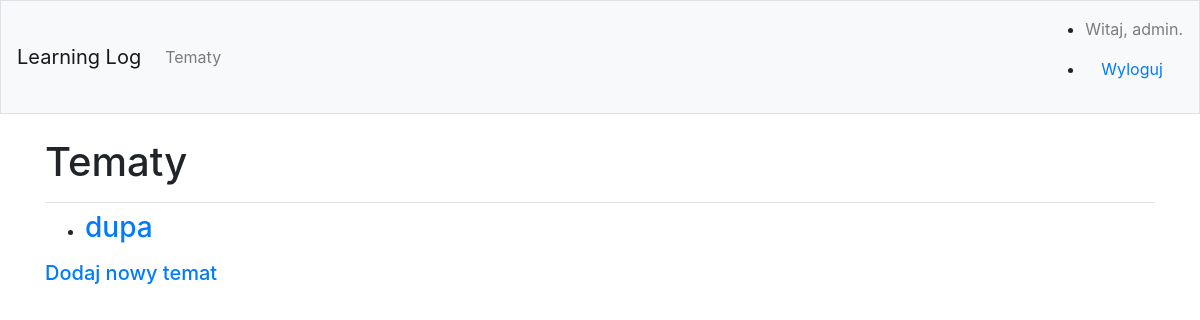
Page /topics/ (signed in) on the earlier database version.
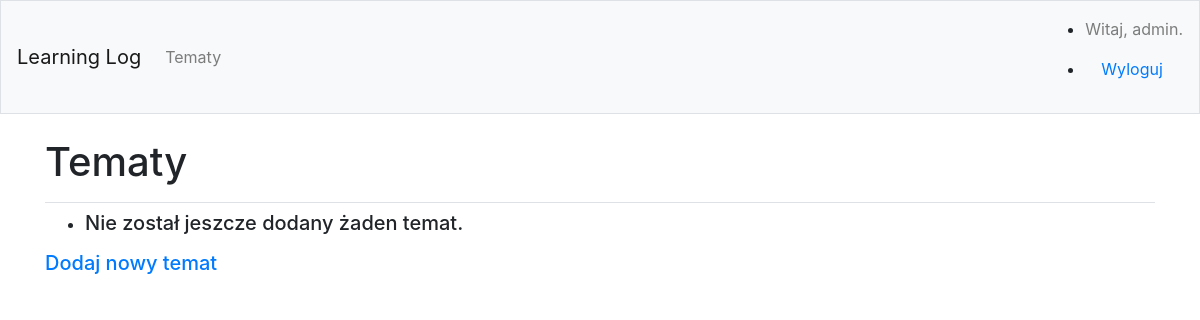
Same page on the later database version.
### learning_logs/models.py (models this page shows)
class Topic(models.Model):
    text = models.CharField(max_length=200)
    date_added = models.DateTimeField(auto_now_add=True)
    owner = models.ForeignKey(User, on_delete=models.CASCADE)
    def __str__(self):
        return self.text

### learning_logs/views.py (the view)
# urls.py: path('topics/', views.topics, name='topics'),
@login_required
def topics(request):
    topics =  Topic.objects.filter(owner=request.user).order_by('date_added')
    context = {'topics': topics}
    return render(request, 'learning_logs/topics.html', context)

### learning_logs/templates/learning_logs/topics.html
{% extends "learning_logs/base.html" %}
{% block page_header %}
    <h1>Tematy</h1>
{% endblock page_header %}
{% block content %}
    <ul>
        {% for topic in topics %}
        <li><h3>
            <a href="{% url 'learning_logs:topic' topic.id %}">{{ topic }}</a>
        </h3></li>
        {% empty %}
            <li><h5>Nie został jeszcze dodany żaden temat.</h5></li>
        {% endfor %}
    </ul>
    <h5><a href="{% url 'learning_logs:new_topic' %}">Dodaj nowy temat</a></h5>
{% endblock content %}

### learning_logs/templates/learning_logs/base.html (shortened to what this page needs)
{% load bootstrap4 %}
<!doctype html>
<html lang="pl">
    <head>
        {% bootstrap_css %}
    </head>
    <body>
        <nav class="navbar navbar-expand-md navbar-light bg-light mb-4 border">
            <a class="navbar-brand" href="{% url 'learning_logs:index'%}">
                Learning Log</a>
            <div class="collapse navbar-collapse" id="navbarCollapse">
            <ul class="navbar-nav mr-auto">
                <li class="nav-item">
                    <a class="nav-link"
                       href="{% url 'learning_logs:topics'%}">
                        Tematy
                    </a>
                </li>
            </ul>
            <ul clas="navbar-nav ml-auto">
                {% if user.is_authenticated %}
                    <li class="nav-item">
                        <span class="navbar-text">Witaj, {{ user.username }}.</span>
                    </li>
                    <li class="nav-item">
                        <a class="nav-link"
                           href="{% url 'users:logout' %}">Wyloguj
                        </a>
                    </li>
                {% endif %}
            </ul>
        </div>
        </nav>
        <main role="main" class="container">
            <div class="pb-2 mb-2 border-bottom">
                {% block page_header %}{%endblock page_header %}
            </div>
            <div>
                {% block content %}{% endblock content %}
            </div>
        </main>
    </body>
</html>

Differences in the rows shown:
removed Topic: text "dupa"
Other differences:
text now shown: "Nie został jeszcze dodany żaden temat."
